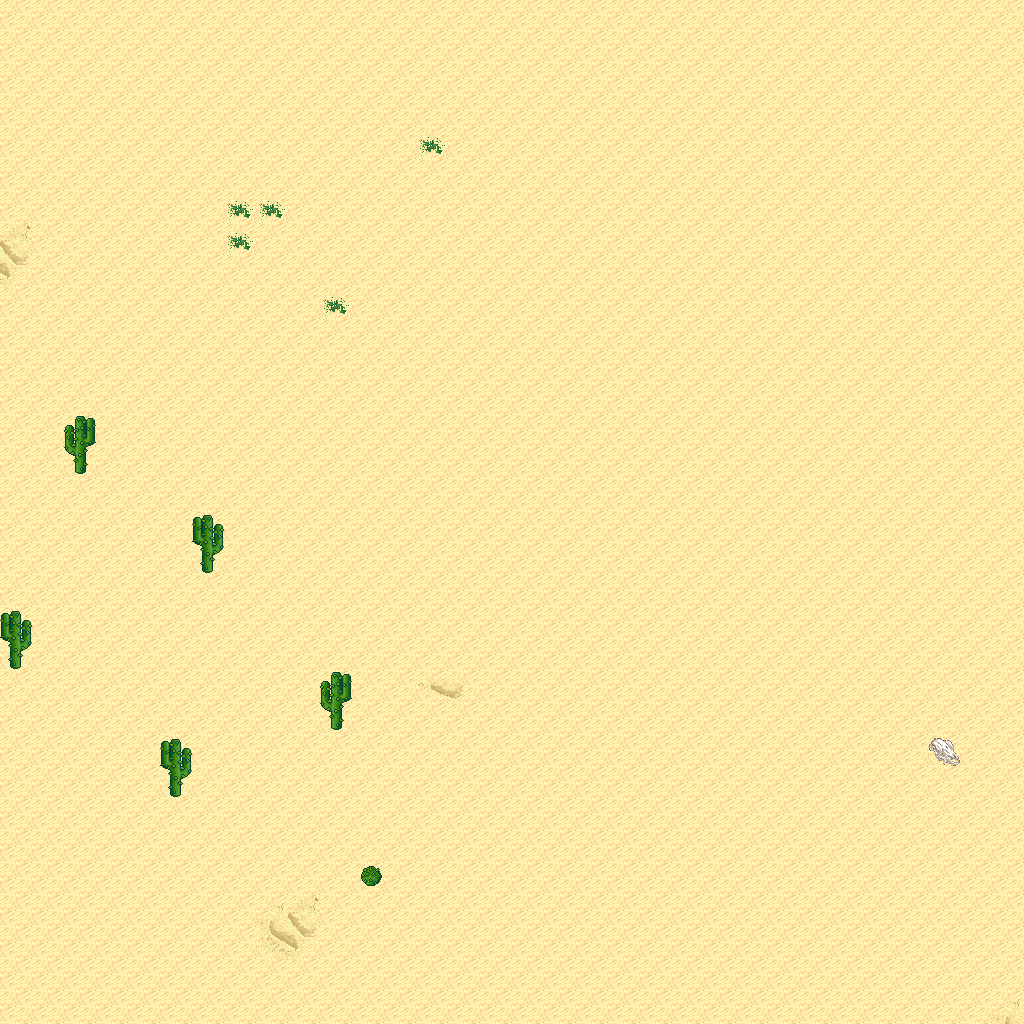

A 2D game scene composited from a Tiled map and its tileset images. What follows is a short description and the map's XML, with each tile layer's data collapsed to a summary:
An orthogonal 32x32 tile map with 32x32 px tiles, 5 tile layers (Ground, Objects, Objects2, Above, ...), 1 hidden layer not drawn, 8 tilesets.

<map version="1.10" tiledversion="1.11.0" orientation="orthogonal" renderorder="right-down" width="32" height="32" tilewidth="32" tileheight="32" infinite="0" nextlayerid="11" nextobjectid="1">
 <tileset firstgid="1" name="logic_collision" tilewidth="32" tileheight="32" tilecount="1" columns="1">
  <image source="../drawable/logic_collision.png" width="32" height="32" />
 </tileset>
 <tileset firstgid="2" name="ground_ground" tilewidth="32" tileheight="32" tilecount="33" columns="3">
  <image source="../drawable/ground_ground.png" width="96" height="352" />
 </tileset>
 <tileset firstgid="35" name="ground_ridge_earth_pale" tilewidth="32" tileheight="32" tilecount="96" columns="12">
  <image source="../drawable/ground_ridge_earth_pale.png" width="384" height="256" />
 </tileset>
 <tileset firstgid="131" name="ground_ridge_earth_dark" tilewidth="32" tileheight="32" tilecount="96" columns="12">
  <image source="../drawable/ground_ridge_earth_dark.png" width="384" height="256" />
 </tileset>
 <tileset firstgid="227" name="terrain_desert" tilewidth="32" tileheight="32" tilecount="88" columns="8">
  <image source="../drawable/terrain_desert.png" width="256" height="352" />
 </tileset>
 <tileset firstgid="315" name="plant_tree_tree_darkgreen" tilewidth="32" tileheight="32" tilecount="88" columns="8">
  <image source="../drawable/plant_tree_tree_darkgreen.png" width="256" height="352" />
 </tileset>
 <tileset firstgid="403" name="plant_cactus_2" tilewidth="32" tileheight="32" tilecount="10" columns="5">
  <image source="../drawable/plant_cactus_2.png" width="160" height="64" />
 </tileset>
 <tileset firstgid="413" name="ground_sand_2" tilewidth="32" tileheight="32" tilecount="15" columns="5">
  <image source="../drawable/ground_sand_2.png" width="160" height="96" />
 </tileset>
 <layer id="1" name="Ground" width="32" height="32">
  <data>[1024 cells, 1024 non-empty, 9 distinct tile ids]</data>
 </layer>
 <layer id="2" name="Objects" width="32" height="32">
  <data>[1024 cells, 6 non-empty, 3 distinct tile ids]</data>
 </layer>
 <layer id="3" name="Objects2" width="32" height="32">
  <data>[1024 cells, 0 non-empty, 0 distinct tile ids]</data>
 </layer>
 <layer id="4" name="Above" width="32" height="32">
  <data>[1024 cells, 5 non-empty, 2 distinct tile ids]</data>
 </layer>
 <layer id="5" name="Above2" width="32" height="32">
  <data>[1024 cells, 0 non-empty, 0 distinct tile ids]</data>
 </layer>
 <layer id="6" name="Walkable" width="32" height="32" visible="0">
  <data>[1024 cells, 7 non-empty, 1 distinct tile ids]</data>
 </layer>
 <objectgroup id="7" name="Mapevents" />
 <objectgroup id="8" name="Spawn" />
 <objectgroup id="9" name="Keys" />
 <objectgroup id="10" name="Replace" />
</map>
